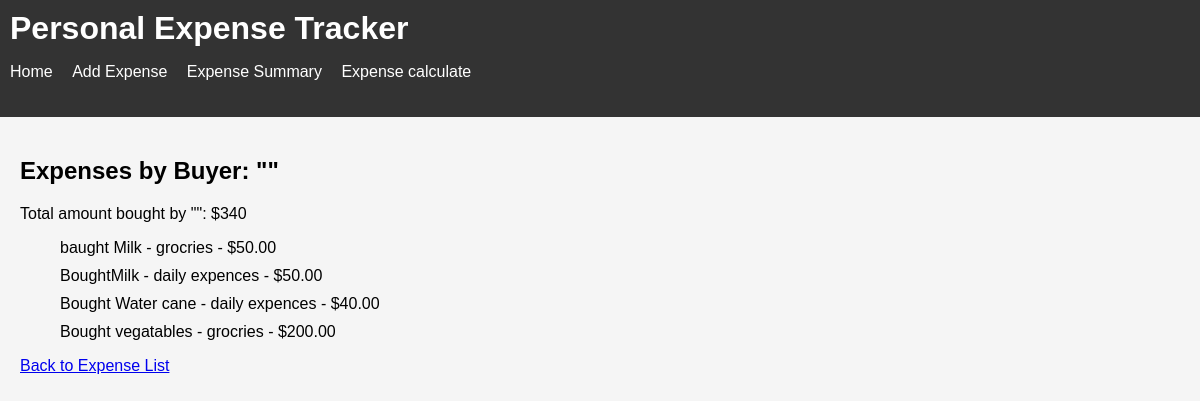
The app's page /search_expenses_by_buyer/ with its own data.
### expenses/models.py (models this page shows, shortened)
class Expense(models.Model):
    description = models.CharField(max_length=100)
    category = models.CharField(max_length=50)
    amount = models.DecimalField(max_digits=10, decimal_places=2)
    name  = models.CharField(max_length=50)
    created_at = models.DateTimeField(auto_now_add=True)

### expenses/views.py (the view)
# urls.py: path("search_expenses_by_buyer/", search_expenses_by_buyer, name="search_expenses_by_buyer"),
def search_expenses_by_buyer(request):
    name = request.GET.get("name", "")  # Get the buyer's name from query parameters
    expenses = Expense.objects.filter(name__icontains=name)  # Case-insensitive search
    total_amount = expenses.aggregate(Sum("amount"))["amount__sum"] or 0.0
    return render(
        request,
        "expenses/search_expenses_by_buyer.html",
        {"expenses": expenses, "total_amount": total_amount, "name": name},
    )

### expenses/templates/expenses/search_expenses_by_buyer.html
{% extends "expenses/base.html" %}
{% block content %}
<h2>Expenses by Buyer: "{{ name }}"</h2>
<p>Total amount bought by "{{ name }}": ${{ total_amount }}</p>
<ul>
    {% for expense in expenses %}
        <li>
            {{ expense.description }} - {{ expense.category }} - ${{ expense.amount }}
        </li>
    {% endfor %}
</ul>
<a href="{% url 'index' %}">Back to Expense List</a>
{% endblock %}

### expenses/static/style.css (style rules this page uses)
body { font-family: Arial, sans-serif; background-color: #f5f5f5; margin: 0; padding: 0; }
ul { list-style: none; }
ul li { margin-bottom: 10px; }

### records on screen
Expense: description "baught Milk", category "grocries", amount "50.00"
Expense: description "BoughtMilk", category "daily expences", amount "50.00"
Expense: description "Bought Water cane", category "daily expences", amount "40.00"
Expense: description "Bought vegatables", category "grocries", amount "200.00"

### other values on screen
{{ total_amount }} "340"
